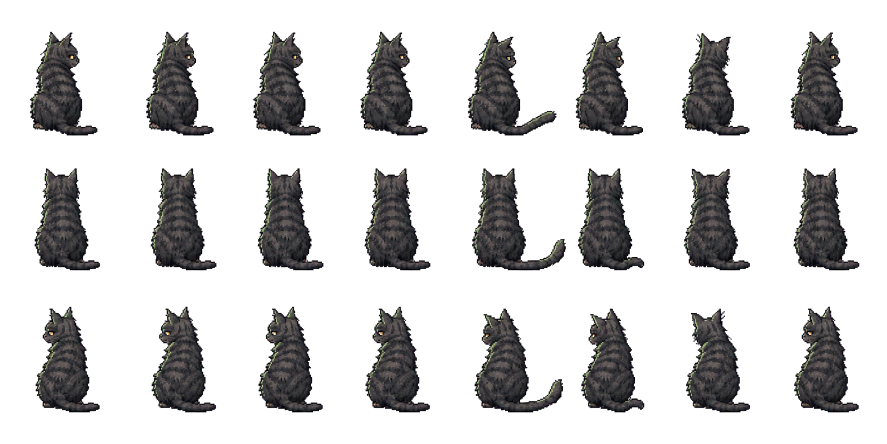
#> input picture ArtSource/Stairwell/Cat/StairwellCatSource-alpha.png, 1774 x 887 px (shown at 1/2 size)
$ python build-stairwell-cat-atlas.py
#> lines starting #> are read from the running program, lines starting #| are printed output that depends on the picture; after the words box and inside, x2 and y2 are one past the last pixel; in counts of white or black regions, pixels touching at a corner belong together
#> in build, source is the input picture: PIL image 1774x887 RGBA; mean R, G, B, A 14.1, 13.7, 13.9, 62.2
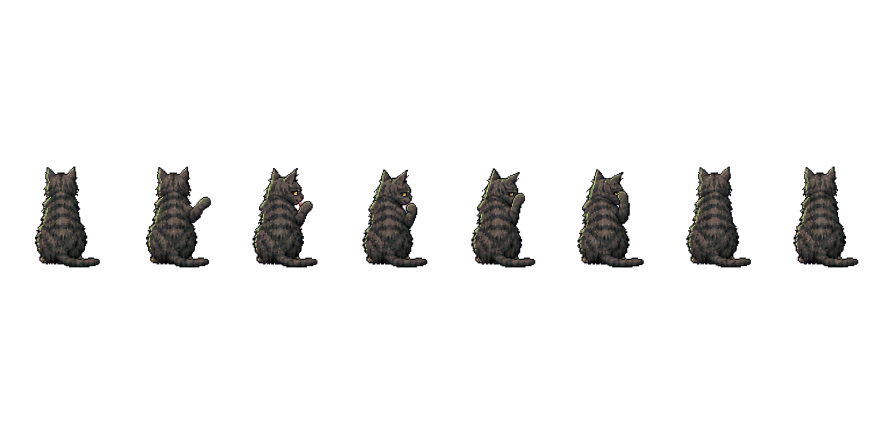
#> input picture ArtSource/Stairwell/Cat/StairwellCatGroomingSource-alpha.png, 1774 x 887 px (shown at 1/2 size)
#> in build, grooming_source is the input picture: PIL image 1774x887 RGBA; mean R, G, B, A 4.9, 4.7, 4.3, 20.4
#!/usr/bin/env python3
"""Build the runtime stairwell-cat atlas from the approved source sheet."""

from collections import deque
from pathlib import Path

from PIL import Image


COLUMNS = 8
IDLE_ROWS = 3
ROWS = 4
SOURCE_ROW_ORDER = (2, 1, 0)
FRAME_SIZE = 64
BOTTOM_MARGIN = 4
ALPHA_THRESHOLD = 96

REPOSITORY_ROOT = Path(__file__).resolve().parents[1]
SOURCE_PATH = (
    REPOSITORY_ROOT
    / "ArtSource"
    / "Stairwell"
    / "Cat"
    / "StairwellCatSource-alpha.png"
)
GROOMING_SOURCE_PATH = (
    REPOSITORY_ROOT
    / "ArtSource"
    / "Stairwell"
    / "Cat"
    / "StairwellCatGroomingSource-alpha.png"
)
OUTPUT_PATH = (
    REPOSITORY_ROOT
    / "Assets"
    / "Resources"
    / "Stairwell"
    / "Cat"
    / "StairwellCatAtlas.png"
)


def _grid_boundary(length: int, index: int, count: int) -> int:
    return round(length * index / count)


def _opaque_bounds(image: Image.Image) -> tuple[int, int, int, int]:
    alpha = image.getchannel("A")
    binary = alpha.point(
        lambda value: 255 if value >= ALPHA_THRESHOLD else 0
    )
    bounds = binary.getbbox()
    if bounds is None:
        raise ValueError("A source cell contains no opaque cat pixels.")
    return bounds


def _keep_largest_opaque_component(image: Image.Image) -> Image.Image:
    alpha = image.getchannel("A")
    width, height = image.size
    opaque = {
        (x, y)
        for y in range(height)
        for x in range(width)
        if alpha.getpixel((x, y)) >= ALPHA_THRESHOLD
    }
    largest: set[tuple[int, int]] = set()
    while opaque:
        start = opaque.pop()
        component = {start}
        queue = deque([start])
        while queue:
            x, y = queue.popleft()
            for neighbour in (
                (x - 1, y),
                (x + 1, y),
                (x, y - 1),
                (x, y + 1),
            ):
                if neighbour not in opaque:
                    continue
                opaque.remove(neighbour)
                component.add(neighbour)
                queue.append(neighbour)

        if len(component) > len(largest):
            largest = component

    if not largest:
        raise ValueError("A source cell contains no connected cat pixels.")

    cleaned = image.copy()
    cleaned_alpha = Image.new("L", image.size, 0)
    cleaned_alpha_pixels = cleaned_alpha.load()
    source_alpha_pixels = alpha.load()
    for x, y in largest:
        cleaned_alpha_pixels[x, y] = source_alpha_pixels[x, y]
    cleaned.putalpha(cleaned_alpha)
    return cleaned


def _body_center_x(
    image: Image.Image,
    bounds: tuple[int, int, int, int],
) -> float:
    left, top, right, bottom = bounds
    height = bottom - top
    sample_top = top + round(height * 0.18)
    sample_bottom = top + round(height * 0.78)
    alpha = image.getchannel("A")
    samples: list[int] = []
    for y in range(sample_top, sample_bottom):
        for x in range(left, right):
            if alpha.getpixel((x, y)) >= ALPHA_THRESHOLD:
                samples.append(x)

    if not samples:
        return (left + right) * 0.5

    samples.sort()
    return float(samples[len(samples) // 2])


def _extract_source_cells(
    source: Image.Image,
) -> list[tuple[Image.Image, tuple[int, int, int, int], float]]:
    cells = []
    for source_row in SOURCE_ROW_ORDER:
        y_min = _grid_boundary(source.height, source_row, IDLE_ROWS)
        y_max = _grid_boundary(
            source.height,
            source_row + 1,
            IDLE_ROWS,
        )
        for column in range(COLUMNS):
            x_min = _grid_boundary(source.width, column, COLUMNS)
            x_max = _grid_boundary(source.width, column + 1, COLUMNS)
            cell = _keep_largest_opaque_component(
                source.crop((x_min, y_min, x_max, y_max))
            )
            bounds = _opaque_bounds(cell)
            cells.append((cell, bounds, _body_center_x(cell, bounds)))
#> this loop made 3 passes
#> pass 1, in _keep_largest_opaque_component, `cleaned = image.copy()`:
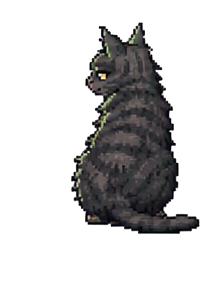
#> cleaned: PIL image 222x296 RGBA; mean R, G, B, A 14.2, 13.8, 13.9, 61.9; transparent parts drawn white
#> after the loop:
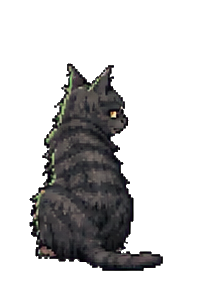
#> cell: PIL image 222x296 RGBA; mean R, G, B, A 13.7, 13.3, 13.4, 60.2; transparent parts drawn white
#> after the loop, cells = 24 items
    return cells


def _extract_grooming_cells(
    source: Image.Image,
) -> list[tuple[Image.Image, tuple[int, int, int, int], float]]:
    cells = []
#> cells = []
    for column in range(COLUMNS):
        x_min = _grid_boundary(source.width, column, COLUMNS)
        x_max = _grid_boundary(
            source.width,
            column + 1,
            COLUMNS,
        )
        cell = _keep_largest_opaque_component(
            source.crop((x_min, 0, x_max, source.height))
        )
        bounds = _opaque_bounds(cell)
        cells.append((cell, bounds, _body_center_x(cell, bounds)))
#> this loop made 8 passes
#> (x_min, x_max, bounds, left in _body_center_x, top in _body_center_x, right in _body_center_x, sample_top in _body_center_x) on passes 1 to 8: (0, 222, (70, 333, 200, 535), 70, 333, 200, 369), (222, 444, (70, 333, 200, 535), 70, 333, 200, 369), (444, 665, (61, 336, 191, 535), 61, 336, 191, 372), (665, 887, (59, 339, 190, 535), 59, 339, 190, 374), (887, 1109, (55, 337, 184, 535), 55, 337, 184, 373), (1109, 1330, (45, 339, 179, 535), 45, 339, 179, 374), (1330, 1552, (42, 333, 172, 535), 42, 333, 172, 369), (1552, 1774, (35, 333, 165, 535), 35, 333, 165, 369)
#> pass 1, in _keep_largest_opaque_component (call 25), `alpha = image.getchannel("A")`:
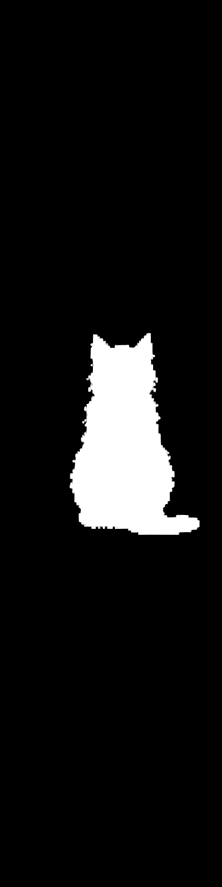
#> alpha: PIL image 222x887 L; min 0, max 255, mean 19.9
#> after the loop:
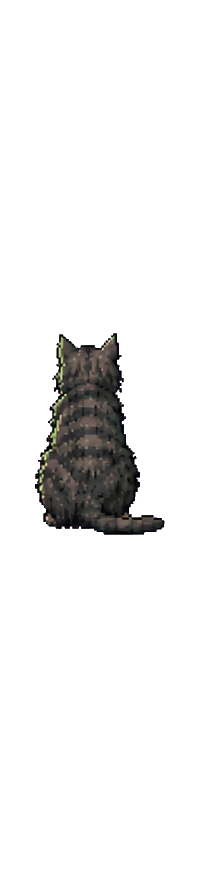
#> cell: PIL image 222x887 RGBA; mean R, G, B, A 4.8, 4.6, 4.3, 19.9; transparent parts drawn white
#> after the loop, cells = 8 items
    return cells


def _normalize_cell(
    source: Image.Image,
    bounds: tuple[int, int, int, int],
    body_center_x: float,
    scale: float,
) -> Image.Image:
    left, top, right, bottom = bounds
    cropped = source.crop(bounds)
    alpha = cropped.getchannel("A").point(
        lambda value: 255 if value >= ALPHA_THRESHOLD else 0
    )
    cropped.putalpha(alpha)

    width = max(1, round(cropped.width * scale))
    height = max(1, round(cropped.height * scale))
    resized = cropped.resize(
        (width, height),
        resample=Image.Resampling.NEAREST,
    )

    frame = Image.new(
        "RGBA",
        (FRAME_SIZE, FRAME_SIZE),
        (0, 0, 0, 0),
    )
    body_center_in_crop = (body_center_x - left) * scale
    x = round((FRAME_SIZE * 0.5) - body_center_in_crop)
    horizontal_margin = 2
    x = max(
        horizontal_margin,
        min(
            x,
            FRAME_SIZE - horizontal_margin - width,
        ),
    )
    target_bottom = FRAME_SIZE - 1 - BOTTOM_MARGIN
    y = target_bottom - height + 1
    frame.alpha_composite(resized, (x, y))
    return frame


def build() -> None:
    if not SOURCE_PATH.is_file():
        raise FileNotFoundError(
            f"Missing stairwell-cat source: {SOURCE_PATH}"
        )
    if not GROOMING_SOURCE_PATH.is_file():
        raise FileNotFoundError(
            "Missing stairwell-cat grooming source: "
            f"{GROOMING_SOURCE_PATH}"
        )

    source = Image.open(SOURCE_PATH).convert("RGBA")
    grooming_source = Image.open(
        GROOMING_SOURCE_PATH
    ).convert("RGBA")
    cells = (
        _extract_source_cells(source) +
        _extract_grooming_cells(grooming_source)
    )
#> cells = 32 items
    maximum_height = max(
        bounds[3] - bounds[1] for _, bounds, _ in cells
    )
#> maximum_height = 212
    maximum_width = max(
        bounds[2] - bounds[0] for _, bounds, _ in cells
    )
#> maximum_width = 173
    scale = min(
        (FRAME_SIZE - BOTTOM_MARGIN - 4) / maximum_height,
        (FRAME_SIZE - 4) / maximum_width,
    )
#> scale = 0.264

    atlas = Image.new(
        "RGBA",
        (COLUMNS * FRAME_SIZE, ROWS * FRAME_SIZE),
        (0, 0, 0, 0),
    )
#> atlas: PIL image 512x256 RGBA; every value is 0
    for index, (cell, bounds, body_center_x) in enumerate(cells):
        frame = _normalize_cell(
            cell,
            bounds,
            body_center_x,
            scale,
        )
        column = index % COLUMNS
        row = index // COLUMNS
        atlas.alpha_composite(
            frame,
            (column * FRAME_SIZE, row * FRAME_SIZE),
        )
#> this loop made 32 passes
#> (body_center_x, left in _normalize_cell, top in _normalize_cell, right in _normalize_cell, bottom in _normalize_cell, width in _normalize_cell, height in _normalize_cell, body_center_in_crop in _normalize_cell) on passes 1 to 12: (128, 71, 22, 199, 234, 34, 56, 15.06), (139, 81, 22, 210, 234, 34, 56, 15.32), (130, 73, 22, 202, 234, 34, 56, 15.06), (123, 66, 22, 195, 234, 34, 56, 15.06), (119, 62, 26, 222, 234, 42, 55, 15.06), (110, 54, 26, 180, 234, 33, 55, 14.79), (98, 42, 26, 170, 234, 34, 55, 14.79), (94, 36, 22, 166, 234, 34, 56, 15.32), (122, 69, 41, 200, 245, 35, 54, 14), (133, 79, 41, 211, 245, 35, 54, 14.26), (125, 71, 41, 203, 245, 35, 54, 14.26), (117, 64, 41, 196, 245, 35, 54, 14)
#> (bounds, body_center_x) on passes 24 to 29: ((29, 63, 163, 271), 84), ((70, 333, 200, 535), 122), ((70, 333, 200, 535), 127), ((61, 336, 191, 535), 119), ((59, 339, 190, 535), 117), ((55, 337, 184, 535), 111)
#> pass 1, in _normalize_cell, `alpha = cropped.getchannel("A").point( lambda value: 255 if value >= A..`:
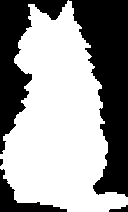
#> alpha: PIL image 128x212 L; 59.4% white; 5 black regions (1 under 20 px), largest, box (x1, y1, x2, y2) and area: (69, 0, 128, 197) 6498, (0, 0, 68, 154) 3580, (0, 169, 67, 212) 845, (109, 205, 128, 212) 74
#> after the loop:
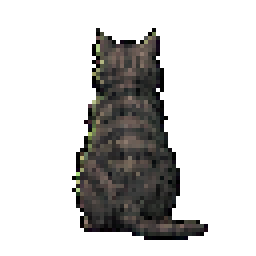
#> frame: PIL image 64x64 RGBA (shown 4 times larger); mean R, G, B, A 15.5, 14.7, 13.6, 66.8; transparent parts drawn white

    OUTPUT_PATH.parent.mkdir(parents=True, exist_ok=True)
    atlas.save(OUTPUT_PATH, optimize=True)
    opaque_pixels = sum(
        1
#> (the run stopped early here; a loop or call above may not have finished)
